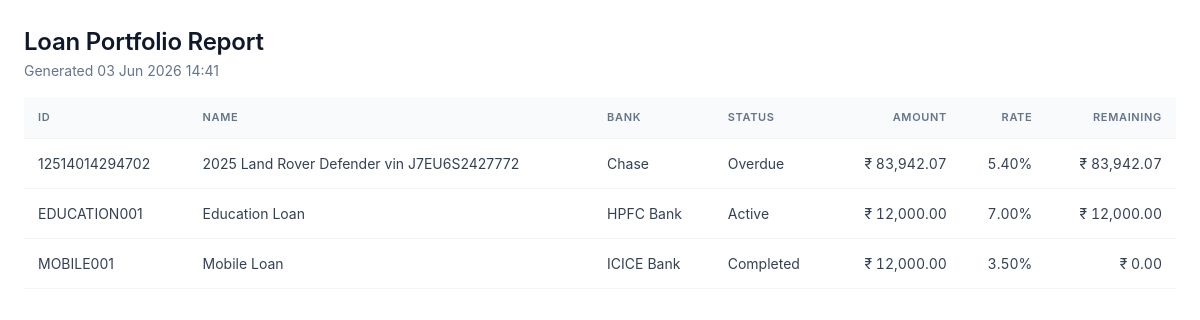
Before: /reports/print (signed in) with the older database file.
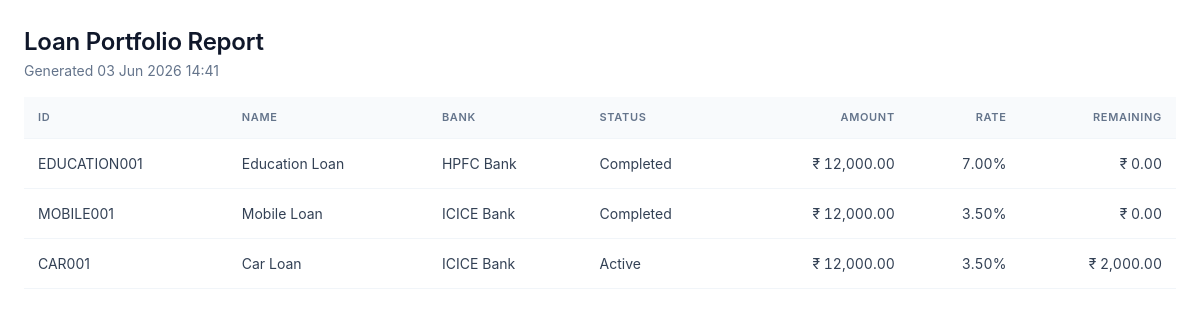
After: the same page with the newer database file.
### app/models.py (models this page shows, shortened)
class Loan(db.Model):
    __tablename__ = "loans"
    id = db.Column(db.Integer, primary_key=True)
    user_id = db.Column(db.Integer, db.ForeignKey("users.id"), nullable=False, index=True)
    loan_id = db.Column(db.String(40), nullable=False, index=True)  # manual unique per user
    loan_name = db.Column(db.String(120), nullable=False)
    loan_category = db.Column(db.String(50), nullable=False, default="Personal")
    bank_name = db.Column(db.String(120), nullable=False)
    loan_amount = db.Column(db.Float, nullable=False)
    interest_rate = db.Column(db.Float, nullable=False)  # annual %
    down_payment = db.Column(db.Float, default=0)
    custom_emi = db.Column(db.Float, nullable=True)
    start_date = db.Column(db.Date, nullable=False)
    tenure_months = db.Column(db.Integer, nullable=False)
    loan_status = db.Column(db.String(20), default="Active", index=True)
    remaining_balance = db.Column(db.Float, default=0)
    completion_percentage = db.Column(db.Float, default=0)
    is_archived = db.Column(db.Boolean, default=False, index=True)
    balloon_date = db.Column(db.Date, nullable=True)
    balloon_amount = db.Column(db.Float, nullable=True)
    notes = db.Column(db.Text)
    closed_at = db.Column(db.DateTime, nullable=True)
    final_amount = db.Column(db.Float, nullable=True)
    closure_notes = db.Column(db.Text, nullable=True)
    created_at = db.Column(db.DateTime, default=datetime.utcnow)
    updated_at = db.Column(db.DateTime, default=datetime.utcnow, onupdate=datetime.utcnow)
    schedules = db.relationship("Schedule", backref="loan", lazy="dynamic",
                                cascade="all, delete-orphan", order_by="Schedule.month_index")
    __table_args__ = (db.UniqueConstraint("user_id", "loan_id", name="uq_user_loanid"),)

class User(UserMixin, db.Model):
    __tablename__ = "users"
    id = db.Column(db.Integer, primary_key=True)
    full_name = db.Column(db.String(120), nullable=False)
    username = db.Column(db.String(64), unique=True, nullable=False, index=True)
    email = db.Column(db.String(160), unique=True, nullable=False, index=True)
    password_hash = db.Column(db.String(256), nullable=False)
    preferred_currency = db.Column(db.String(8), default="INR")
    preferred_date_format = db.Column(db.String(20), default="%d %b %Y")
    created_at = db.Column(db.DateTime, default=datetime.utcnow)
    loans = db.relationship("Loan", backref="owner", lazy="dynamic", cascade="all, delete-orphan")

### app/blueprints/reports.py (the view)
@reports_bp.route("/print")
@login_required
def print_view():
    loans = current_user.loans.all()
    return render_template("reports/print.html", loans=loans)

### app/templates/reports/print.html
<!doctype html>
<html><head><meta charset="utf-8"><title>Loan Report</title>
<link rel="stylesheet" href="{{ url_for('static', filename='css/styles.css') }}">
<style>body{background:#fff;padding:24px}</style></head>
<body onload="window.print()">
<h1>Loan Portfolio Report</h1>
<p style="color:var(--slate-500)">Generated {{ now.strftime('%d %b %Y %H:%M') }}</p>
<table class="tbl" style="margin-top:16px">
<thead><tr><th>ID</th><th>Name</th><th>Bank</th><th>Status</th><th class="num">Amount</th><th class="num">Rate</th><th class="num">Remaining</th></tr></thead>
<tbody>{% for l in loans %}<tr><td>{{ l.loan_id }}</td><td>{{ l.loan_name }}</td><td>{{ l.bank_name }}</td>
<td>{{ l.loan_status }}</td><td class="num">{{ l.loan_amount|money }}</td>
<td class="num">{{ '%.2f'|format(l.interest_rate) }}%</td><td class="num">{{ l.remaining_balance|money }}</td></tr>{% endfor %}</tbody></table>
</body></html>

Changed rows visible on the page:
removed Loan: loan_id "12514014294702", loan_name "2025 Land Rover Defender vin J7EU6S2427772", bank_name "Chase", loan_status "Overdue", loan_amount "₹ 83,942.07", interest_rate "5.40", remaining_balance "₹ 83,942.07"
changed Loan "EDUCATION001": loan_status "Active" → "Completed"; remaining_balance "₹ 12,000.00" → "₹ 0.00"
added Loan: loan_id "CAR001", loan_name "Car Loan", bank_name "ICICE Bank", loan_status "Active", loan_amount "₹ 12,000.00", interest_rate "3.50", remaining_balance "₹ 2,000.00"
